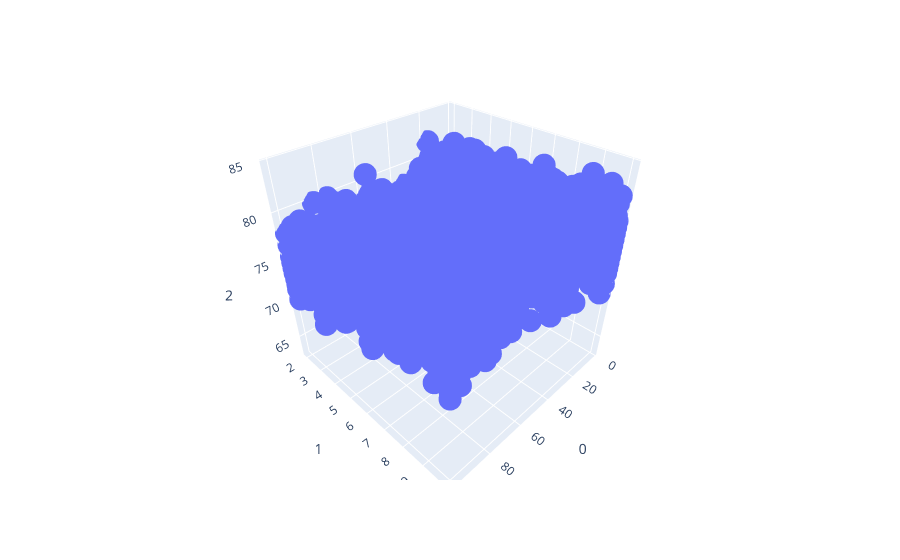

Notebook source saved alongside this figure:
### Code cell
ds=pd.DataFrame(data=resultat_RF[1])
ds=ds.sort_values(by=[0,1])
ds=ds.drop_duplicates()

  
fig = px.scatter_3d(ds, x = 0, 
                    y = 1, z = 2)
  
fig.show()

### Figure 1 — Plotly figure (JSON) as saved in the notebook; plotly's stock layout.template omitted (floating-point values rounded to 4 significant figures; data arrays with more than 128 entries replaced by an {"elided": "..."} marker saying what was removed)
{"data": [{"hovertemplate": "0=%{x}<br>1=%{y}<br>2=%{z}<extra></extra>", "legendgroup": "", "marker": {"color": "#636efa", "symbol": "circle"}, "mode": "markers", "name": "", "scene": "scene", "showlegend": false, "type": "scatter3d", "x": {"elided": "2371 float values"}, "y": {"elided": "2371 float values"}, "z": {"elided": "2371 float values"}}], "layout": {"legend": {"tracegroupgap": 0}, "margin": {"t": 60}, "scene": {"domain": {"x": [0, 1], "y": [0, 1]}, "xaxis": {"title": {"text": "0"}}, "yaxis": {"title": {"text": "1"}}, "zaxis": {"title": {"text": "2"}}}}}
